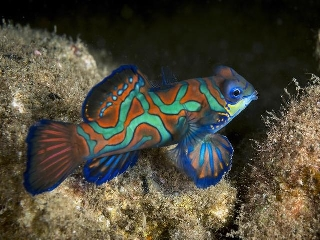
#> input picture image/fish_good.jpg, 320 x 240 px, found by its file name
$ python dcp_eval.py
#> lines starting #> are read from the running program, lines starting #| are printed output that depends on the picture
import dippykit as dip
import numpy as np
import matplotlib.pyplot as plt
import math
import cv2

img_good = cv2.imread('/home/jcrandell/Desktop/ECE4803/Project/image_dehaze/image/fish_good.jpg')
#> img_good is the input picture: shape (240, 320, 3); mean B, G, R 56.6, 71.8, 76.4
img_bad = cv2.imread('/home/jcrandell/Desktop/ECE4803/Project/image_dehaze/image/fish_bad.jpg')
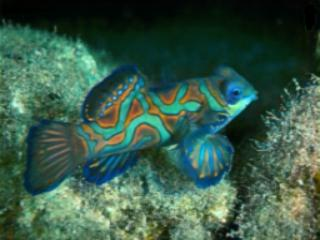
#> input picture image/fish_bad.jpg, 320 x 240 px, found by its file name
#> img_bad is the input picture: shape (240, 320, 3); mean B, G, R 72.3, 89.8, 56.5
img_recovered = cv2.imread('/home/jcrandell/Desktop/ECE4803/Project/image_dehaze/image/fish_sceneRadiance_Enhance.png')
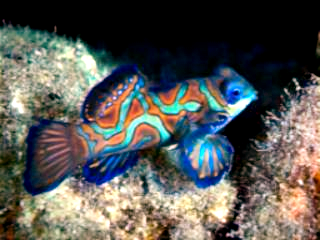
#> input picture image/fish_sceneRadiance_Enhance.png, 320 x 240 px, found by its file name
#> img_recovered is the input picture: shape (240, 320, 3); mean B, G, R 84.3, 88.2, 87.8

print("Good vs. Recovered\n")
#> (the run stopped early here; a loop or call above may not have finished)
